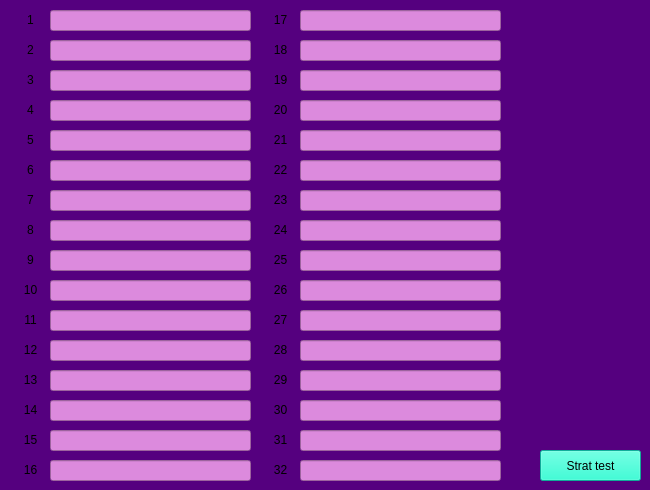
         <widget class="QWidget" name="dagny_test">
          <property name="styleSheet">
           <string notr="true">background-color: rgb(85, 0, 127);</string>
          </property>
          <widget class="QPushButton" name="bt_tbc_2">
           <property name="geometry">
            <rect>
             <x>540</x>
             <y>450</y>
             <width>101</width>
             <height>31</height>
            </rect>
           </property>
           <property name="styleSheet">
            <string notr="true">QPushButton{
	background-color: rgba(0, 255, 208, 206);
}
QPushButton:hover{
	background-color: rgba(151, 151, 151, 163);
}</string>
           </property>
           <property name="text">
            <string>Strat test</string>
           </property>
          </widget>
          <widget class="QLineEdit" name="dagny_sn_1">
           <property name="geometry">
            <rect>
             <x>50</x>
             <y>10</y>
             <width>201</width>
             <height>21</height>
            </rect>
           </property>
           <property name="styleSheet">
            <string notr="true">background-color: rgb(220, 138, 221);</string>
           </property>
          </widget>
          <widget class="QPushButton" name="bt_dagny_1">
           <property name="geometry">
            <rect>
             <x>10</x>
             <y>10</y>
             <width>41</width>
             <height>20</height>
            </rect>
           </property>
           <property name="styleSheet">
            <string notr="true">QPushButton{
	background-color: rgba(255, 222, 222, 0);
border-radius:10px;
}
QPushButton:hover{
	background-color: rgba(255, 0, 140, 114);
border-radius:10px;
}</string>
           </property>
           <property name="text">
            <string>1</string>
           </property>
          </widget>
          <widget class="QPushButton" name="bt_dagny_2">
           <property name="geometry">
            <rect>
             <x>10</x>
             <y>40</y>
             <width>41</width>
             <height>20</height>
            </rect>
           </property>
           <property name="styleSheet">
            <string notr="true">QPushButton{
	background-color: rgba(255, 222, 222, 0);
border-radius:10px;
}
QPushButton:hover{
	background-color: rgba(255, 0, 140, 114);
border-radius:10px;
}</string>
           </property>
           <property name="text">
            <string>2</string>
           </property>
          </widget>
          <widget class="QLineEdit" name="dagny_sn_2">
           <property name="geometry">
            <rect>
             <x>50</x>
             <y>40</y>
             <width>201</width>
             <height>21</height>
            </rect>
           </property>
           <property name="styleSheet">
            <string notr="true">background-color: rgb(220, 138, 221);</string>
           </property>
          </widget>
          <widget class="QPushButton" name="bt_dagny_3">
           <property name="geometry">
            <rect>
             <x>10</x>
             <y>70</y>
             <width>41</width>
             <height>20</height>
            </rect>
           </property>
           <property name="styleSheet">
            <string notr="true">QPushButton{
	background-color: rgba(255, 222, 222, 0);
border-radius:10px;
}
QPushButton:hover{
	background-color: rgba(255, 0, 140, 114);
border-radius:10px;
}</string>
           </property>
           <property name="text">
            <string>3</string>
           </property>
          </widget>
          <widget class="QLineEdit" name="dagny_sn_3">
           <property name="geometry">
            <rect>
             <x>50</x>
             <y>70</y>
             <width>201</width>
             <height>21</height>
            </rect>
           </property>
           <property name="styleSheet">
            <string notr="true">background-color: rgb(220, 138, 221);</string>
           </property>
          </widget>
          <widget class="QPushButton" name="bt_dagny_4">
           <property name="geometry">
            <rect>
             <x>10</x>
             <y>100</y>
             <width>41</width>
             <height>20</height>
            </rect>
           </property>
           <property name="styleSheet">
            <string notr="true">QPushButton{
	background-color: rgba(255, 222, 222, 0);
border-radius:10px;
}
QPushButton:hover{
	background-color: rgba(255, 0, 140, 114);
border-radius:10px;
}</string>
           </property>
           <property name="text">
            <string>4</string>
           </property>
          </widget>
          <widget class="QLineEdit" name="dagny_sn_4">
           <property name="geometry">
            <rect>
             <x>50</x>
             <y>100</y>
             <width>201</width>
             <height>21</height>
            </rect>
           </property>
           <property name="styleSheet">
            <string notr="true">background-color: rgb(220, 138, 221);</string>
           </property>
          </widget>
          <widget class="QPushButton" name="bt_dagny_5">
           <property name="geometry">
            <rect>
             <x>10</x>
             <y>130</y>
             <width>41</width>
             <height>20</height>
            </rect>
           </property>
           <property name="styleSheet">
            <string notr="true">QPushButton{
	background-color: rgba(255, 222, 222, 0);
border-radius:10px;
}
QPushButton:hover{
	background-color: rgba(255, 0, 140, 114);
border-radius:10px;
}</string>
           </property>
           <property name="text">
            <string>5</string>
           </property>
          </widget>
          <widget class="QLineEdit" name="dagny_sn_5">
           <property name="geometry">
            <rect>
             <x>50</x>
             <y>130</y>
             <width>201</width>
             <height>21</height>
            </rect>
           </property>
           <property name="styleSheet">
            <string notr="true">background-color: rgb(220, 138, 221);</string>
           </property>
          </widget>
          <widget class="QPushButton" name="bt_dagny_6">
           <property name="geometry">
            <rect>
             <x>10</x>
             <y>160</y>
             <width>41</width>
             <height>20</height>
            </rect>
           </property>
           <property name="styleSheet">
            <string notr="true">QPushButton{
	background-color: rgba(255, 222, 222, 0);
border-radius:10px;
}
QPushButton:hover{
	background-color: rgba(255, 0, 140, 114);
border-radius:10px;
}</string>
           </property>
           <property name="text">
            <string>6</string>
           </property>
          </widget>
          <widget class="QLineEdit" name="dagny_sn_6">
           <property name="geometry">
            <rect>
             <x>50</x>
             <y>160</y>
             <width>201</width>
             <height>21</height>
            </rect>
           </property>
           <property name="styleSheet">
            <string notr="true">background-color: rgb(220, 138, 221);</string>
           </property>
          </widget>
          <widget class="QPushButton" name="bt_dagny_7">
           <property name="geometry">
            <rect>
             <x>10</x>
             <y>190</y>
             <width>41</width>
             <height>20</height>
            </rect>
           </property>
           <property name="styleSheet">
            <string notr="true">QPushButton{
	background-color: rgba(255, 222, 222, 0);
border-radius:10px;
}
QPushButton:hover{
	background-color: rgba(255, 0, 140, 114);
border-radius:10px;
}</string>
           </property>
           <property name="text">
            <string>7</string>
           </property>
          </widget>
          <widget class="QLineEdit" name="dagny_sn_7">
           <property name="geometry">
            <rect>
             <x>50</x>
             <y>190</y>
             <width>201</width>
             <height>21</height>
            </rect>
           </property>
           <property name="styleSheet">
            <string notr="true">background-color: rgb(220, 138, 221);</string>
           </property>
          </widget>
          <widget class="QPushButton" name="bt_dagny_8">
           <property name="geometry">
            <rect>
             <x>10</x>
             <y>220</y>
             <width>41</width>
             <height>20</height>
            </rect>
           </property>
           <property name="styleSheet">
            <string notr="true">QPushButton{
	background-color: rgba(255, 222, 222, 0);
border-radius:10px;
}
QPushButton:hover{
	background-color: rgba(255, 0, 140, 114);
border-radius:10px;
}</string>
           </property>
           <property name="text">
            <string>8</string>
           </property>
          </widget>
          <widget class="QLineEdit" name="dagny_sn_8">
           <property name="geometry">
            <rect>
             <x>50</x>
             <y>220</y>
             <width>201</width>
             <height>21</height>
            </rect>
           </property>
           <property name="styleSheet">
            <string notr="true">background-color: rgb(220, 138, 221);</string>
           </property>
          </widget>
          <widget class="QPushButton" name="bt_dagny_9">
           <property name="geometry">
            <rect>
             <x>10</x>
             <y>250</y>
             <width>41</width>
             <height>20</height>
            </rect>
           </property>
           <property name="styleSheet">
            <string notr="true">QPushButton{
	background-color: rgba(255, 222, 222, 0);
border-radius:10px;
}
QPushButton:hover{
	background-color: rgba(255, 0, 140, 114);
border-radius:10px;
}</string>
           </property>
           <property name="text">
            <string>9</string>
           </property>
          </widget>
          <widget class="QLineEdit" name="dagny_sn_9">
           <property name="geometry">
            <rect>
             <x>50</x>
             <y>250</y>
             <width>201</width>
             <height>21</height>
            </rect>
           </property>
           <property name="styleSheet">
            <string notr="true">background-color: rgb(220, 138, 221);</string>
           </property>
          </widget>
          <widget class="QPushButton" name="bt_dagny_10">
           <property name="geometry">
            <rect>
             <x>10</x>
             <y>280</y>
             <width>41</width>
             <height>20</height>
            </rect>
           </property>
           <property name="styleSheet">
            <string notr="true">QPushButton{
	background-color: rgba(255, 222, 222, 0);
border-radius:10px;
}
QPushButton:hover{
	background-color: rgba(255, 0, 140, 114);
border-radius:10px;
}</string>
           </property>
           <property name="text">
            <string>10</string>
           </property>
          </widget>
          <widget class="QLineEdit" name="dagny_sn_10">
           <property name="geometry">
            <rect>
             <x>50</x>
             <y>280</y>
             <width>201</width>
             <height>21</height>
            </rect>
           </property>
           <property name="styleSheet">
            <string notr="true">background-color: rgb(220, 138, 221);</string>
           </property>
          </widget>
          <widget class="QPushButton" name="bt_dagny_11">
           <property name="geometry">
            <rect>
             <x>10</x>
             <y>310</y>
             <width>41</width>
             <height>20</height>
            </rect>
           </property>
           <property name="styleSheet">
            <string notr="true">QPushButton{
	background-color: rgba(255, 222, 222, 0);
border-radius:10px;
}
QPushButton:hover{
	background-color: rgba(255, 0, 140, 114);
border-radius:10px;
}</string>
           </property>
           <property name="text">
            <string>11</string>
           </property>
          </widget>
          <widget class="QLineEdit" name="dagny_sn_11">
           <property name="geometry">
            <rect>
             <x>50</x>
             <y>310</y>
             <width>201</width>
             <height>21</height>
            </rect>
           </property>
           <property name="styleSheet">
            <string notr="true">background-color: rgb(220, 138, 221);</string>
           </property>
          </widget>
          <widget class="QPushButton" name="bt_dagny_12">
           <property name="geometry">
            <rect>
             <x>10</x>
             <y>340</y>
             <width>41</width>
             <height>20</height>
            </rect>
           </property>
           <property name="styleSheet">
            <string notr="true">QPushButton{
	background-color: rgba(255, 222, 222, 0);
border-radius:10px;
}
QPushButton:hover{
	background-color: rgba(255, 0, 140, 114);
border-radius:10px;
}</string>
           </property>
           <property name="text">
            <string>12</string>
           </property>
          </widget>
          <widget class="QLineEdit" name="dagny_sn_12">
           <property name="geometry">
            <rect>
             <x>50</x>
             <y>340</y>
             <width>201</width>
             <height>21</height>
            </rect>
           </property>
           <property name="styleSheet">
            <string notr="true">background-color: rgb(220, 138, 221);</string>
           </property>
          </widget>
          <widget class="QPushButton" name="bt_dagny_13">
           <property name="geometry">
            <rect>
             <x>10</x>
             <y>370</y>
             <width>41</width>
             <height>20</height>
            </rect>
           </property>
           <property name="styleSheet">
            <string notr="true">QPushButton{
	background-color: rgba(255, 222, 222, 0);
border-radius:10px;
}
QPushButton:hover{
	background-color: rgba(255, 0, 140, 114);
border-radius:10px;
}</string>
           </property>
           <property name="text">
            <string>13</string>
           </property>
          </widget>
          <widget class="QLineEdit" name="dagny_sn_13">
           <property name="geometry">
            <rect>
             <x>50</x>
             <y>370</y>
             <width>201</width>
             <height>21</height>
            </rect>
           </property>
           <property name="styleSheet">
            <string notr="true">background-color: rgb(220, 138, 221);</string>
           </property>
          </widget>
          <widget class="QPushButton" name="bt_dagny_14">
           <property name="geometry">
            <rect>
             <x>10</x>
             <y>400</y>
             <width>41</width>
             <height>20</height>
            </rect>
           </property>
           <property name="styleSheet">
            <string notr="true">QPushButton{
	background-color: rgba(255, 222, 222, 0);
border-radius:10px;
}
QPushButton:hover{
	background-color: rgba(255, 0, 140, 114);
border-radius:10px;
}</string>
           </property>
           <property name="text">
            <string>14</string>
           </property>
          </widget>
          <widget class="QLineEdit" name="dagny_sn_14">
           <property name="geometry">
            <rect>
             <x>50</x>
             <y>400</y>
             <width>201</width>
             <height>21</height>
            </rect>
           </property>
           <property name="styleSheet">
            <string notr="true">background-color: rgb(220, 138, 221);</string>
           </property>
          </widget>
          <widget class="QPushButton" name="bt_dagny_15">
           <property name="geometry">
            <rect>
             <x>10</x>
             <y>430</y>
             <width>41</width>
             <height>20</height>
            </rect>
           </property>
           <property name="styleSheet">
            <string notr="true">QPushButton{
	background-color: rgba(255, 222, 222, 0);
border-radius:10px;
}
QPushButton:hover{
	background-color: rgba(255, 0, 140, 114);
border-radius:10px;
}</string>
           </property>
           <property name="text">
            <string>15</string>
           </property>
          </widget>
          <widget class="QLineEdit" name="dagny_sn_15">
           <property name="geometry">
            <rect>
             <x>50</x>
             <y>430</y>
             <width>201</width>
             <height>21</height>
            </rect>
           </property>
           <property name="styleSheet">
            <string notr="true">background-color: rgb(220, 138, 221);</string>
           </property>
          </widget>
          <widget class="QPushButton" name="bt_dagny_16">
           <property name="geometry">
            <rect>
             <x>10</x>
             <y>460</y>
             <width>41</width>
             <height>20</height>
            </rect>
           </property>
           <property name="styleSheet">
            <string notr="true">QPushButton{
	background-color: rgba(255, 222, 222, 0);
border-radius:10px;
}
QPushButton:hover{
	background-color: rgba(255, 0, 140, 114);
border-radius:10px;
}</string>
           </property>
           <property name="text">
            <string>16</string>
           </property>
          </widget>
          <widget class="QLineEdit" name="dagny_sn_16">
           <property name="geometry">
            <rect>
             <x>50</x>
             <y>460</y>
             <width>201</width>
             <height>21</height>
            </rect>
           </property>
           <property name="styleSheet">
            <string notr="true">background-color: rgb(220, 138, 221);</string>
           </property>
           <property name="text">
            <string/>
           </property>
          </widget>
          <widget class="QPushButton" name="bt_dagny_17">
           <property name="geometry">
            <rect>
             <x>260</x>
             <y>10</y>
             <width>41</width>
             <height>20</height>
            </rect>
           </property>
           <property name="styleSheet">
            <string notr="true">QPushButton{
	background-color: rgba(255, 222, 222, 0);
border-radius:10px;
}
QPushButton:hover{
	background-color: rgba(255, 0, 140, 114);
border-radius:10px;
}</string>
           </property>
           <property name="text">
            <string>17</string>
           </property>
          </widget>
          <widget class="QLineEdit" name="dagny_sn_17">
           <property name="geometry">
            <rect>
             <x>300</x>
             <y>10</y>
             <width>201</width>
             <height>21</height>
            </rect>
           </property>
           <property name="styleSheet">
            <string notr="true">background-color: rgb(220, 138, 221);</string>
           </property>
          </widget>
          <widget class="QPushButton" name="bt_dagny_18">
           <property name="geometry">
            <rect>
             <x>260</x>
             <y>40</y>
             <width>41</width>
             <height>20</height>
            </rect>
           </property>
           <property name="styleSheet">
            <string notr="true">QPushButton{
	background-color: rgba(255, 222, 222, 0);
border-radius:10px;
}
QPushButton:hover{
	background-color: rgba(255, 0, 140, 114);
border-radius:10px;
}</string>
           </property>
           <property name="text">
            <string>18</string>
           </property>
          </widget>
          <widget class="QLineEdit" name="dagny_sn_18">
           <property name="geometry">
            <rect>
             <x>300</x>
             <y>40</y>
             <width>201</width>
             <height>21</height>
            </rect>
           </property>
           <property name="styleSheet">
            <string notr="true">background-color: rgb(220, 138, 221);</string>
           </property>
          </widget>
          <widget class="QPushButton" name="bt_dagny_19">
           <property name="geometry">
            <rect>
             <x>260</x>
             <y>70</y>
             <width>41</width>
             <height>20</height>
            </rect>
           </property>
           <property name="styleSheet">
            <string notr="true">QPushButton{
	background-color: rgba(255, 222, 222, 0);
border-radius:10px;
}
QPushButton:hover{
	background-color: rgba(255, 0, 140, 114);
border-radius:10px;
}</string>
           </property>
           <property name="text">
            <string>19</string>
           </property>
          </widget>
          <widget class="QLineEdit" name="dagny_sn_19">
           <property name="geometry">
            <rect>
             <x>300</x>
             <y>70</y>
             <width>201</width>
             <height>21</height>
            </rect>
           </property>
           <property name="styleSheet">
            <string notr="true">background-color: rgb(220, 138, 221);</string>
           </property>
          </widget>
          <widget class="QPushButton" name="bt_dagny_20">
           <property name="geometry">
            <rect>
             <x>260</x>
             <y>100</y>
             <width>41</width>
             <height>20</height>
            </rect>
           </property>
           <property name="styleSheet">
            <string notr="true">QPushButton{
	background-color: rgba(255, 222, 222, 0);
border-radius:10px;
}
QPushButton:hover{
	background-color: rgba(255, 0, 140, 114);
border-radius:10px;
}</string>
           </property>
           <property name="text">
            <string>20</string>
           </property>
          </widget>
          <widget class="QLineEdit" name="dagny_sn_20">
           <property name="geometry">
            <rect>
             <x>300</x>
             <y>100</y>
             <width>201</width>
             <height>21</height>
            </rect>
           </property>
           <property name="styleSheet">
            <string notr="true">background-color: rgb(220, 138, 221);</string>
           </property>
          </widget>
          <widget class="QPushButton" name="bt_dagny_21">
           <property name="geometry">
            <rect>
             <x>260</x>
             <y>130</y>
             <width>41</width>
             <height>20</height>
            </rect>
           </property>
           <property name="styleSheet">
            <string notr="true">QPushButton{
	background-color: rgba(255, 222, 222, 0);
border-radius:10px;
}
QPushButton:hover{
	background-color: rgba(255, 0, 140, 114);
border-radius:10px;
}</string>
           </property>
           <property name="text">
            <string>21</string>
           </property>
          </widget>
          <widget class="QLineEdit" name="dagny_sn_21">
           <property name="geometry">
            <rect>
             <x>300</x>
             <y>130</y>
             <width>201</width>
             <height>21</height>
            </rect>
           </property>
           <property name="styleSheet">
            <string notr="true">background-color: rgb(220, 138, 221);</string>
           </property>
          </widget>
          <widget class="QPushButton" name="bt_dagny_22">
           <property name="geometry">
            <rect>
             <x>260</x>
             <y>160</y>
             <width>41</width>
             <height>20</height>
            </rect>
           </property>
           <property name="styleSheet">
            <string notr="true">QPushButton{
	background-color: rgba(255, 222, 222, 0);
border-radius:10px;
}
QPushButton:hover{
	background-color: rgba(255, 0, 140, 114);
border-radius:10px;
}</string>
           </property>
           <property name="text">
            <string>22</string>
           </property>
          </widget>
          <widget class="QLineEdit" name="dagny_sn_22">
           <property name="geometry">
            <rect>
             <x>300</x>
             <y>160</y>
             <width>201</width>
             <height>21</height>
            </rect>
           </property>
           <property name="styleSheet">
            <string notr="true">background-color: rgb(220, 138, 221);</string>
           </property>
          </widget>
          <widget class="QPushButton" name="bt_dagny_23">
           <property name="geometry">
            <rect>
             <x>260</x>
             <y>190</y>
             <width>41</width>
             <height>20</height>
            </rect>
           </property>
           <property name="styleSheet">
            <string notr="true">QPushButton{
	background-color: rgba(255, 222, 222, 0);
border-radius:10px;
}
QPushButton:hover{
	background-color: rgba(255, 0, 140, 114);
border-radius:10px;
}</string>
           </property>
           <property name="text">
            <string>23</string>
           </property>
          </widget>
          <widget class="QLineEdit" name="dagny_sn_23">
           <property name="geometry">
            <rect>
             <x>300</x>
             <y>190</y>
             <width>201</width>
             <height>21</height>
            </rect>
           </property>
           <property name="styleSheet">
            <string notr="true">background-color: rgb(220, 138, 221);</string>
           </property>
          </widget>
          <widget class="QPushButton" name="bt_dagny_24">
           <property name="geometry">
            <rect>
             <x>260</x>
             <y>220</y>
             <width>41</width>
             <height>20</height>
            </rect>
           </property>
           <property name="styleSheet">
            <string notr="true">QPushButton{
	background-color: rgba(255, 222, 222, 0);
border-radius:10px;
}
QPushButton:hover{
	background-color: rgba(255, 0, 140, 114);
border-radius:10px;
}</string>
           </property>
           <property name="text">
            <string>24</string>
           </property>
          </widget>
          <widget class="QLineEdit" name="dagny_sn_24">
           <property name="geometry">
            <rect>
             <x>300</x>
             <y>220</y>
             <width>201</width>
             <height>21</height>
            </rect>
           </property>
           <property name="styleSheet">
            <string notr="true">background-color: rgb(220, 138, 221);</string>
           </property>
          </widget>
          <widget class="QPushButton" name="bt_dagny_25">
           <property name="geometry">
            <rect>
             <x>260</x>
             <y>250</y>
             <width>41</width>
             <height>20</height>
            </rect>
           </property>
           <property name="styleSheet">
            <string notr="true">QPushButton{
	background-color: rgba(255, 222, 222, 0);
border-radius:10px;
}
QPushButton:hover{
	background-color: rgba(255, 0, 140, 114);
border-radius:10px;
}</string>
           </property>
           <property name="text">
            <string>25</string>
           </property>
          </widget>
          <widget class="QLineEdit" name="dagny_sn_25">
           <property name="geometry">
            <rect>
             <x>300</x>
             <y>250</y>
             <width>201</width>
             <height>21</height>
            </rect>
           </property>
           <property name="styleSheet">
            <string notr="true">background-color: rgb(220, 138, 221);</string>
           </property>
          </widget>
          <widget class="QPushButton" name="bt_dagny_26">
           <property name="geometry">
            <rect>
             <x>260</x>
             <y>280</y>
             <width>41</width>
             <height>20</height>
            </rect>
           </property>
           <property name="styleSheet">
            <string notr="true">QPushButton{
	background-color: rgba(255, 222, 222, 0);
border-radius:10px;
}
QPushButton:hover{
	background-color: rgba(255, 0, 140, 114);
border-radius:10px;
}</string>
           </property>
           <property name="text">
            <string>26</string>
           </property>
          </widget>
          <widget class="QLineEdit" name="dagny_sn_26">
           <property name="geometry">
            <rect>
             <x>300</x>
             <y>280</y>
             <width>201</width>
             <height>21</height>
            </rect>
           </property>
           <property name="styleSheet">
            <string notr="true">background-color: rgb(220, 138, 221);</string>
           </property>
          </widget>
          <widget class="QPushButton" name="bt_dagny_27">
           <property name="geometry">
            <rect>
             <x>260</x>
             <y>310</y>
             <width>41</width>
             <height>20</height>
            </rect>
           </property>
           <property name="styleSheet">
            <string notr="true">QPushButton{
	background-color: rgba(255, 222, 222, 0);
border-radius:10px;
}
QPushButton:hover{
	background-color: rgba(255, 0, 140, 114);
border-radius:10px;
}</string>
           </property>
           <property name="text">
            <string>27</string>
           </property>
          </widget>
          <widget class="QLineEdit" name="dagny_sn_27">
           <property name="geometry">
            <rect>
             <x>300</x>
             <y>310</y>
             <width>201</width>
             <height>21</height>
            </rect>
           </property>
           <property name="styleSheet">
            <string notr="true">background-color: rgb(220, 138, 221);</string>
           </property>
          </widget>
          <widget class="QPushButton" name="bt_dagny_28">
           <property name="geometry">
            <rect>
             <x>260</x>
             <y>340</y>
             <width>41</width>
             <height>20</height>
            </rect>
           </property>
           <property name="styleSheet">
            <string notr="true">QPushButton{
	background-color: rgba(255, 222, 222, 0);
border-radius:10px;
}
QPushButton:hover{
	background-color: rgba(255, 0, 140, 114);
border-radius:10px;
}</string>
           </property>
           <property name="text">
            <string>28</string>
           </property>
          </widget>
          <widget class="QLineEdit" name="dagny_sn_28">
           <property name="geometry">
            <rect>
             <x>300</x>
             <y>340</y>
             <width>201</width>
             <height>21</height>
            </rect>
           </property>
           <property name="styleSheet">
            <string notr="true">background-color: rgb(220, 138, 221);</string>
           </property>
          </widget>
          <widget class="QPushButton" name="bt_dagny_29">
           <property name="geometry">
            <rect>
             <x>260</x>
             <y>370</y>
             <width>41</width>
             <height>20</height>
            </rect>
           </property>
           <property name="styleSheet">
            <string notr="true">QPushButton{
	background-color: rgba(255, 222, 222, 0);
border-radius:10px;
}
QPushButton:hover{
	background-color: rgba(255, 0, 140, 114);
border-radius:10px;
}</string>
           </property>
           <property name="text">
            <string>29</string>
           </property>
          </widget>
          <widget class="QLineEdit" name="dagny_sn_29">
           <property name="geometry">
            <rect>
             <x>300</x>
             <y>370</y>
             <width>201</width>
             <height>21</height>
            </rect>
           </property>
           <property name="styleSheet">
            <string notr="true">background-color: rgb(220, 138, 221);</string>
           </property>
          </widget>
          <widget class="QPushButton" name="bt_dagny_30">
           <property name="geometry">
            <rect>
             <x>260</x>
             <y>400</y>
             <width>41</width>
             <height>20</height>
            </rect>
           </property>
           <property name="styleSheet">
            <string notr="true">QPushButton{
	background-color: rgba(255, 222, 222, 0);
border-radius:10px;
}
QPushButton:hover{
	background-color: rgba(255, 0, 140, 114);
border-radius:10px;
}</string>
           </property>
           <property name="text">
            <string>30</string>
           </property>
          </widget>
          <widget class="QLineEdit" name="dagny_sn_30">
           <property name="geometry">
            <rect>
             <x>300</x>
             <y>400</y>
             <width>201</width>
             <height>21</height>
            </rect>
           </property>
           <property name="styleSheet">
            <string notr="true">background-color: rgb(220, 138, 221);</string>
           </property>
          </widget>
          <widget class="QPushButton" name="bt_dagny_31">
           <property name="geometry">
            <rect>
             <x>260</x>
             <y>430</y>
             <width>41</width>
             <height>20</height>
            </rect>
           </property>
           <property name="styleSheet">
            <string notr="true">QPushButton{
	background-color: rgba(255, 222, 222, 0);
border-radius:10px;
}
QPushButton:hover{
	background-color: rgba(255, 0, 140, 114);
border-radius:10px;
}</string>
           </property>
           <property name="text">
            <string>31</string>
           </property>
          </widget>
          <widget class="QLineEdit" name="dagny_sn_31">
           <property name="geometry">
            <rect>
             <x>300</x>
             <y>430</y>
             <width>201</width>
             <height>21</height>
            </rect>
           </property>
           <property name="styleSheet">
            <string notr="true">background-color: rgb(220, 138, 221);</string>
           </property>
          </widget>
          <widget class="QPushButton" name="bt_dagny_32">
           <property name="geometry">
            <rect>
             <x>260</x>
             <y>460</y>
             <width>41</width>
             <height>20</height>
            </rect>
           </property>
           <property name="styleSheet">
            <string notr="true">QPushButton{
	background-color: rgba(255, 222, 222, 0);
border-radius:10px;
}
QPushButton:hover{
	background-color: rgba(255, 0, 140, 114);
border-radius:10px;
}</string>
           </property>
           <property name="text">
            <string>32</string>
           </property>
          </widget>
          <widget class="QLineEdit" name="dagny_sn_32">
           <property name="geometry">
            <rect>
             <x>300</x>
             <y>460</y>
             <width>201</width>
             <height>21</height>
            </rect>
           </property>
           <property name="styleSheet">
            <string notr="true">background-color: rgb(220, 138, 221);</string>
           </property>
          </widget>
         </widget>
